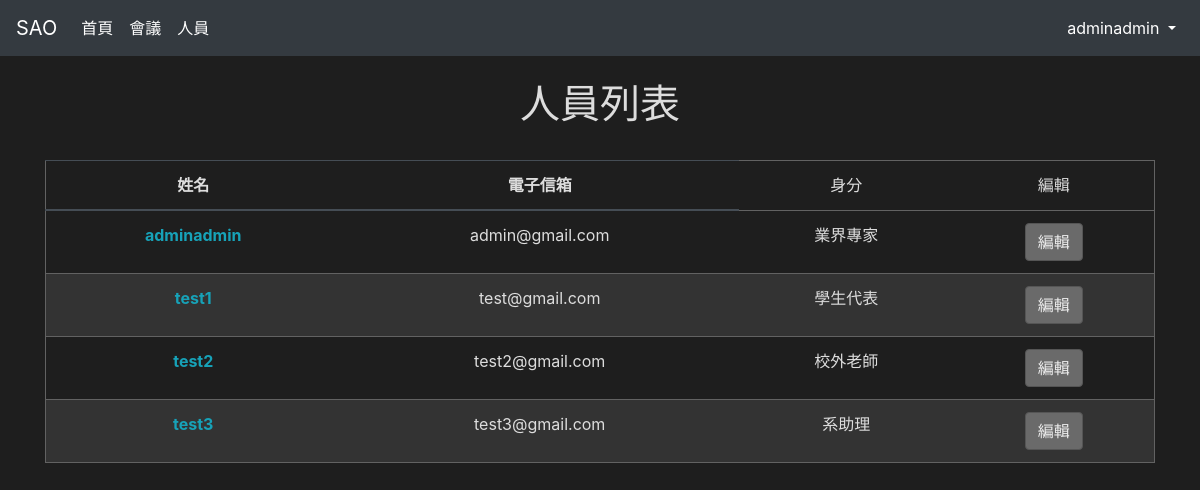
Screenshot of /accounts/ (signed in) with the database file from the repository.
### accounts/models.py (models this page shows, shortened)
class Participant(AbstractUser):
    objects = ParticipantManager()  # User Manager
    email = models.EmailField(blank=False, unique=True)  # 電子信箱
    type = models.IntegerField(choices=TYPE, default=0)  # 與會人員的種類
    USERNAME_FIELD = "email"  # 使用email登入
    REQUIRED_FIELDS = ["username"]
    class Meta:
        permissions = [
            ("request_for_modifying_meeting_minutes", "發出會議紀錄修改請求"),
            ("create_extempore_motion", "新增臨時動議"),
            ("mail_result", "寄出開會結果"),
        ]
    def get_full_name(self):
        return self.last_name + self.first_name
    def get_identity(self):
        if self.type == 0:
            return "業界專家"
        elif self.type == 1:
            return "學生代表"
        elif self.type == 2:
            return "校外老師"
        elif self.type == 3:
            return "系助理"
        else:
            return "系上老師"

### accounts/views.py (the view)
# urls.py: path("", UserListView.as_view(), name="user-list"),
@method_decorator(login_required(login_url="login"), name="dispatch")
class UserListView(ListView):
    model = Participant
    template_name = "accounts/user_list.html"

### accounts/templates/accounts/user_list.html (shortened to what this page needs)
{% extends "base.html" %}
{% block content %}
<br>
<h1>人員列表</h1>
<br>
<div class="table-responsive">
    <table class="table table-dark">
        <thead>
            <tr>
                <th scope="col">姓名</th>
                <th scope="col">電子信箱</th>
                <td scope="col">身分</th>
                <td scope="col">編輯</th>
            </tr>
        </thead>
        <tbody>
            {% for participant in participant_list %}
            <tr>
                <th scope="row">
                    <a href="{% url 'user-profile' participant.profile.id %}">{{ participant.get_full_name }}</a>
                </th>
                <td>{{ participant.email|safe }}</td>
                <td>{{ participant.get_identity|safe }}</td>
                <td scope="col">
                    <a class="btn btn-info" href="{% url 'edit-profile' participant.profile.id %}">編輯</a>
                </td>
            </tr>
            {% endfor %}
        </tbody>
    </table>
</div>
{% endblock %}

### templates/navbar.html (shortened to what this page needs)
<nav class="navbar navbar-expand-lg navbar-dark bg-dark">
    <a class="navbar-brand" href="#">SAO</a>
    <div class="collapse navbar-collapse" id="navbarSupportedContent">
        <ul class="navbar-nav mr-auto">
            <li class="nav-item active">
                <a class="nav-link active" aria-current="page" href="{% url 'home' %}">首頁</a>
            </li>
            <li class="nav-item dropdown active">
                <a class="nav-link" href="#" id="navbarDropdown" role="button" data-toggle="dropdown"
                    aria-haspopup="true" aria-expanded="false">
                    會議
                </a>
            <li class="nav-item dropdown active">
                <a class="nav-link" href="#" id="navbarDropdown" role="button" data-toggle="dropdown"
                    aria-haspopup="true" aria-expanded="false">
                    人員
                </a>
            </li>
            </li>
        </ul>
        <ul class="navbar-nav ml-auto">
            {% if user.is_authenticated %}
            <li class="nav-item dropdown">
                <a class="nav-link dropdown-toggle active" href="#" id="navbarDropdown" role="button"
                    data-toggle="dropdown" aria-haspopup="true" aria-expanded="false">
                    {{ user.get_full_name }}
                </a>
            </li>
            {% endif %}
        </ul>
    </div>
</nav>

### static/css/dark.css (style rules this page uses)
body { background-color: #1e1e1e; }
h1, h2, h3, h4, h5, h6, p, li, span, small, label, th, td { color: #ddd; }
a { color: #17a2b8; }
.btn { background-color: #6a6a6a; color: #eee; border-color: #555; }
.table tr { background-color: #1e1e1e; border-color: #626262; }
.table tr:last-child { border-bottom: 1px solid #626262; }
.table tr:nth-child(2n) { background-color: #333; }
.table tr th { color: #ddd; }
.table th, .table td { border-color: #626262; }
.table tr td { color: #ddd; }
.table tr th:first-child, .table tr td:first-child { border-left: 1px solid #626262; }
.table tr th:last-child, .table tr td:last-child { border-right: 1px solid #626262; }

### rows the page displays
Participant: get_full_name "adminadmin", email "admin@gmail.com", get_identity "業界專家"
Participant: get_full_name "test1", email "test@gmail.com", get_identity "學生代表"
Participant: get_full_name "test2", email "test2@gmail.com", get_identity "校外老師"
Participant: get_full_name "test3", email "test3@gmail.com", get_identity "系助理"
